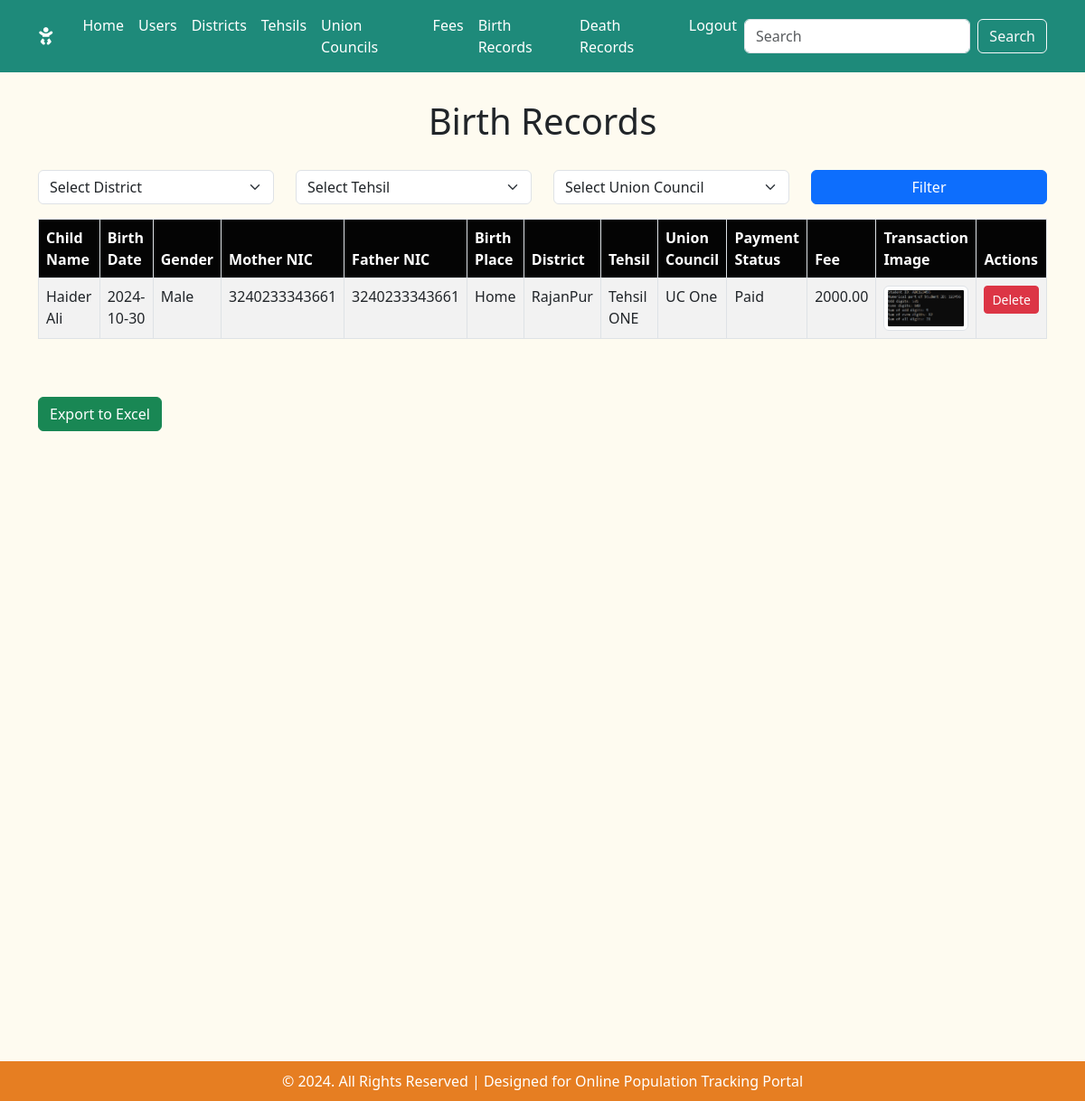
Page /admin/admin_birth_records.php (signed in) on the committed database.
### tables this page shows
CREATE TABLE `birthrecords` (
  `BirthRecordID` int(11) NOT NULL,
  `ChildName` varchar(100) NOT NULL,
  `BirthDate` date NOT NULL,
  `Gender` enum('Male','Female') NOT NULL,
  `MotherNIC` varchar(13) NOT NULL,
  `FatherNIC` varchar(13) NOT NULL,
  `BirthPlace` varchar(100) NOT NULL,
  `PaymentStatus` enum('Paid','Unpaid') DEFAULT 'Unpaid',
  `Fee` decimal(10,2) NOT NULL,
  `DistrictID` int(11) DEFAULT NULL,
  `TehsilID` int(11) DEFAULT NULL,
  `UnionCouncilID` int(11) DEFAULT NULL,
  `UserID` int(11) DEFAULT NULL,
  `TransactionImage` varchar(255) DEFAULT NULL
);

CREATE TABLE `districts` (
  `DistrictID` int(11) NOT NULL,
  `DistrictName` varchar(100) NOT NULL
);

CREATE TABLE `tehsils` (
  `TehsilID` int(11) NOT NULL,
  `TehsilName` varchar(255) NOT NULL,
  `DistrictID` int(11) NOT NULL
);

CREATE TABLE `unioncouncils` (
  `UnionCouncilID` int(11) NOT NULL,
  `UnionCouncilName` varchar(255) NOT NULL,
  `TehsilID` int(11) NOT NULL
);

### admin/admin_birth_records.php (the view, shortened to what this page needs)
<?php
include('include/db_connect.inc');
include('include/header.inc');
include('include/nav.inc');
$whereClauses = [];
$whereSQL = $whereClauses ? "WHERE " . implode(" AND ", $whereClauses) : "";
$query = "SELECT br.*, d.DistrictName, t.TehsilName, u.UnionCouncilName
          FROM birthrecords br
          LEFT JOIN districts d ON br.DistrictID = d.DistrictID
          LEFT JOIN tehsils t ON br.TehsilID = t.TehsilID
          LEFT JOIN unioncouncils u ON br.UnionCouncilID = u.UnionCouncilID
          $whereSQL
          ORDER BY BirthRecordID DESC";
$stmt = $conn->prepare($query);
$stmt->execute();
$result = $stmt->get_result();
?>
<main class="container my-4">
    <h1 class="text-center">Birth Records</h1>
    <form method="GET" action="admin_birth_records.php" class="row mb-3">
        <div class="col-md-3">
            <select name="district" class="form-select">
                <option value="">Select District</option>
            </select>
        </div>
        <div class="col-md-3">
            <select name="tehsil" class="form-select">
                <option value="">Select Tehsil</option>
            </select>
        </div>
        <div class="col-md-3">
            <select name="union_council" class="form-select">
                <option value="">Select Union Council</option>
            </select>
        </div>
        <div class="col-md-3">
            <button type="submit" class="btn btn-primary w-100">Filter</button>
        </div>
    </form>
    <?php if ($result->num_rows > 0): ?>
        <table id="birthRecordsTable" class="table table-bordered table-striped">
            <thead>
                <tr>
                    <th>Child Name</th>
                    <th>Birth Date</th>
                    <th>Gender</th>
                    <th>Mother NIC</th>
                    <th>Father NIC</th>
                    <th>Birth Place</th>
                    <th>District</th>
                    <th>Tehsil</th>
                    <th>Union Council</th>
                    <th>Payment Status</th>
                    <th>Fee</th>
                    <th>Transaction Image</th>
                    <th>Actions</th>
                </tr>
            </thead>
            <tbody>
                <?php while ($record = $result->fetch_assoc()): ?>
                    <tr>
                        <td><?= htmlspecialchars($record['ChildName']) ?></td>
                        <td><?= htmlspecialchars($record['BirthDate']) ?></td>
                        <td><?= htmlspecialchars($record['Gender']) ?></td>
                        <td><?= htmlspecialchars($record['MotherNIC']) ?></td>
                        <td><?= htmlspecialchars($record['FatherNIC']) ?></td>
                        <td><?= htmlspecialchars($record['BirthPlace']) ?></td>
                        <td><?= htmlspecialchars($record['DistrictName']) ?></td>
                        <td><?= htmlspecialchars($record['TehsilName']) ?></td>
                        <td><?= htmlspecialchars($record['UnionCouncilName']) ?></td>
                        <td><?= htmlspecialchars($record['PaymentStatus']) ?></td>
                        <td><?= htmlspecialchars($record['Fee']) ?></td>
                        <td><img src="../<?= htmlspecialchars($record['TransactionImage']) ?>" alt="Transaction Image" class="img-thumbnail" width="100"></td>
                        <td>
                            <a href="admin_birth_records.php?delete_id=<?= $record['BirthRecordID'] ?>" class="btn btn-danger btn-sm" onclick="return confirm('Are you sure you want to delete this record?');">Delete</a>
                        </td>
                    </tr>
                <?php endwhile; ?>
            </tbody>
        </table>
        <button onclick="exportTableToExcel()" class="mt-5 float-right btn btn-success">Export to Excel</button>
    <?php else: ?>
        <div class="alert alert-warning text-center">No records found.</div>
    <?php endif; ?>
</main>
<?php
include('include/footer.inc');
?>

### admin/include/header.inc (shortened to what this page needs)
<!DOCTYPE html>
<html lang="en">
<head>
    <link href="https://cdn.jsdelivr.net/npm/bootstrap@5.3.0/dist/css/bootstrap.min.css" rel="stylesheet">
    <link href="https://stackpath.bootstrapcdn.com/bootstrap/5.3.0/css/bootstrap.min.css" rel="stylesheet">
    <link href="https://cdnjs.cloudflare.com/ajax/libs/font-awesome/6.4.0/css/all.min.css" rel="stylesheet">
    <link rel="stylesheet" href="assets/css/style.css">
</head>
<body>

### admin/include/nav.inc (shortened to what this page needs)
<nav class="navbar navbar-expand-lg navbar-light">
    <div class="container">
        <a class="navbar-brand" href="home.php">
    <i class="fas fa-baby"></i>
</a>
        <div class="collapse navbar-collapse" id="navbarNav">
            <ul class="navbar-nav me-auto">
                <li class="nav-item"><a class="nav-link" href="home.php">Home</a></li>
                <li class="nav-item"><a class="nav-link" href="adduser.php">Users</a></li>
                <li class="nav-item"><a class="nav-link" href="managedistricts.php">Districts</a></li>
                <li class="nav-item"><a class="nav-link" href="manage_tehsils.php">Tehsils</a></li>
                <li class="nav-item"><a class="nav-link" href="manage_union_councils.php">Union Councils</a></li>
                <li class="nav-item"><a class="nav-link" href="manage_fees.php">Fees</a></li>
                <li class="nav-item"><a class="nav-link" href="admin_birth_records.php">Birth Records</a></li>
                <li class="nav-item"><a class="nav-link" href="admin_death_records.php">Death Records</a></li>
                <li class="nav-item"><a class="nav-link" href="logout.php">Logout</a></li>
            </ul>
            <form class="d-flex" method="GET" action="">
                <input class="form-control me-2" type="search" name="keyword" placeholder="Search" aria-label="Search">
                <button class="btn btn-outline-light" type="submit">Search</button>
            </form>
        </div>
    </div>
</nav>

### admin/include/footer.inc (shortened to what this page needs)
<footer class="footer text-center">
    <div class="container">
        <p class="mb-0">&copy; 2024. All Rights Reserved | Designed for Online Population Tracking Portal</p>
    </div>
</footer>
</body>
</html>

### admin/assets/css/style.css (style rules this page uses)
body { background-color: #fefbf0; }
.navbar { background-color: #1e8a7a; }
.navbar-brand i { margin-right: 8px; color: white; }
.navbar-light .navbar-nav .nav-link { color: white; }
h1,h3 { margin: 30px; text-align: center; }
.table th { background-color: #040404; color: white; }
.table-striped tbody tr:nth-of-type(odd) { background-color: rgba(0, 0, 0, 0.05); }
main { height: 130vh; }
.footer { background-color: #e67e22; color: white; padding: 10px 0; }

### rows in the picture
birthrecords: ChildName "Haider Ali", BirthDate "2024-10-30", Gender "Male", MotherNIC "3240233343661", FatherNIC "3240233343661", BirthPlace "Home", DistrictID.DistrictName "RajanPur", TehsilID.TehsilName "Tehsil ONE", UnionCouncilID.UnionCouncilName "UC One", PaymentStatus "Paid", Fee "2000.00", TransactionImage (picture)
